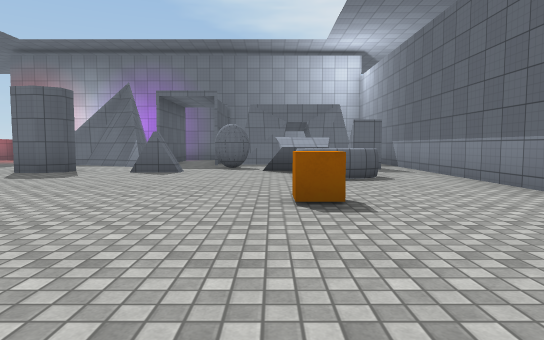
View 1 (above)

17 first-person views from a walk through a scene from a Unity 3-D project. The camera is 1.2 m above the floor, tilts 4° down and sees 75° across. The floor is counted in squares, 2 m on a side. Each view is taken from the middle of a square. On the plan, view 1 faces up. The plan holds only what a view shows up to about 10 squares ahead; the rest is blank. The place goes on beyond the plan. The player character is not drawn. Surface patterns are stand-ins for the level's own textures.

View 2
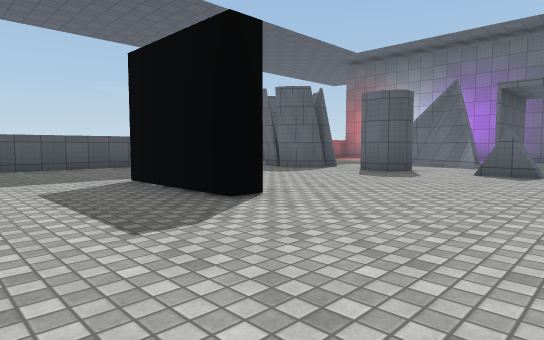

View 3
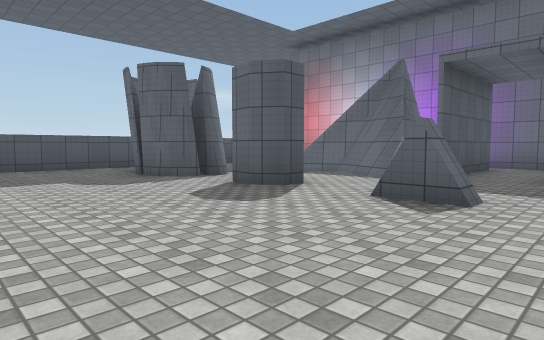

View 4
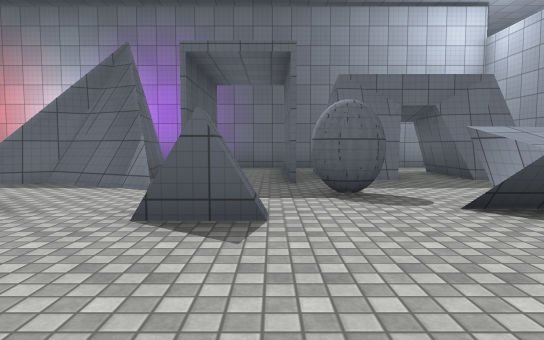

View 5
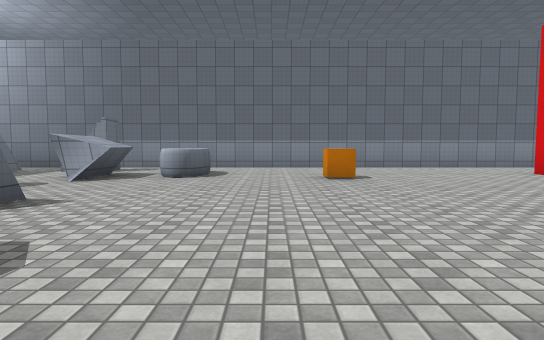

View 6
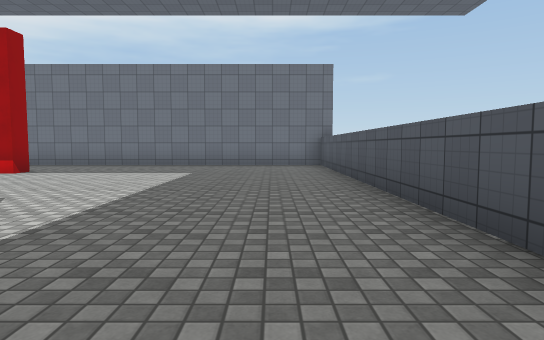

View 7
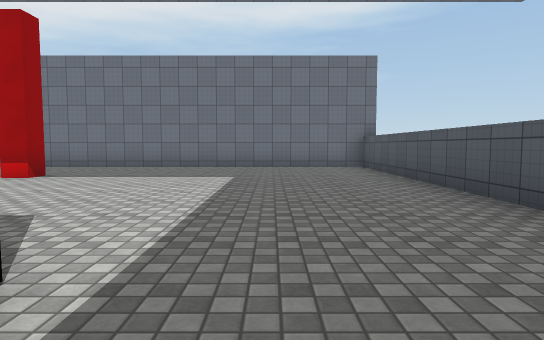

View 8
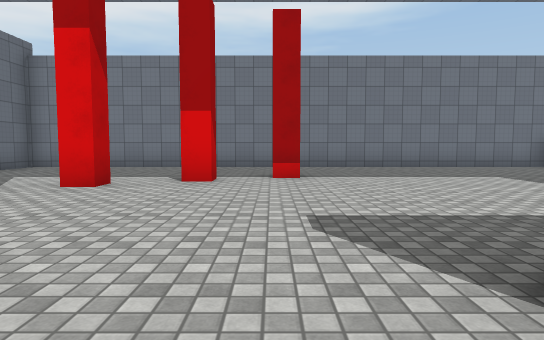

View 9
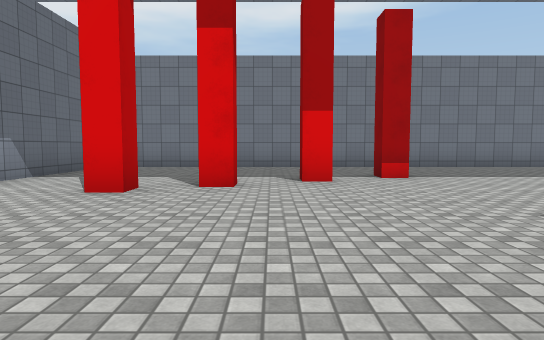

View 10
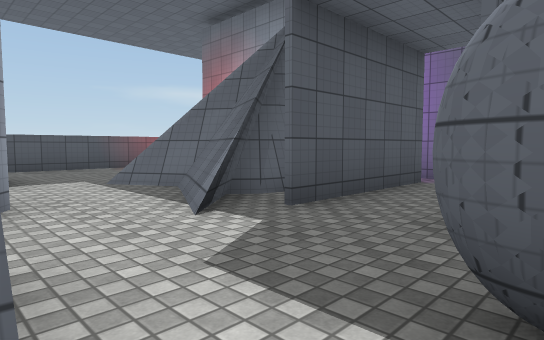

View 11
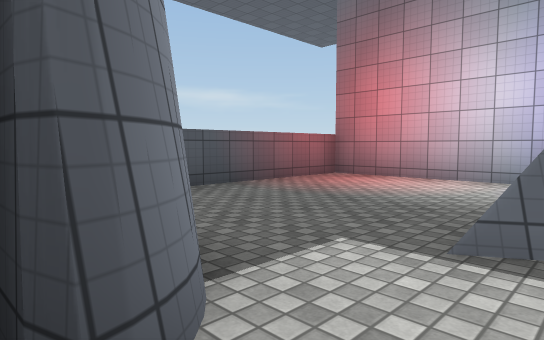

View 12
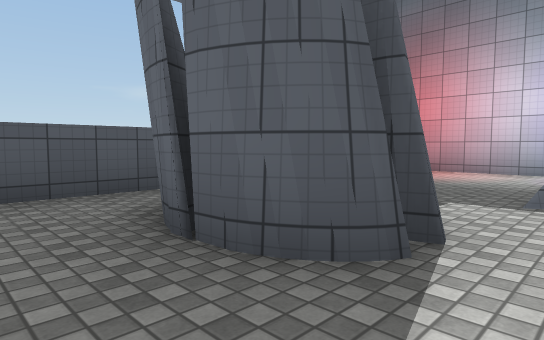

View 13
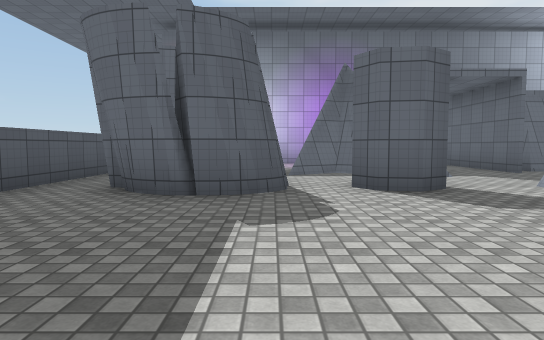

View 14
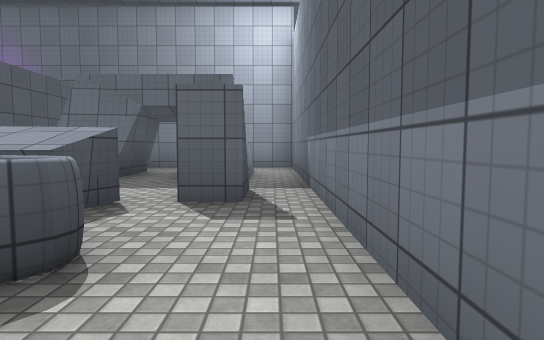

View 15
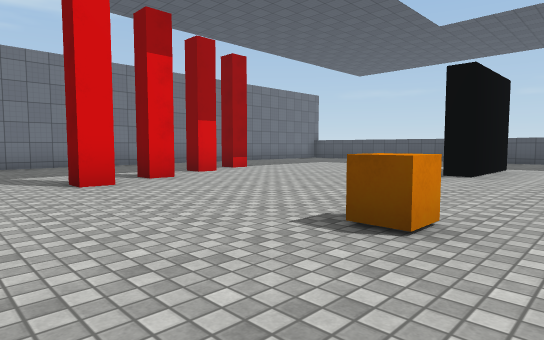

View 16
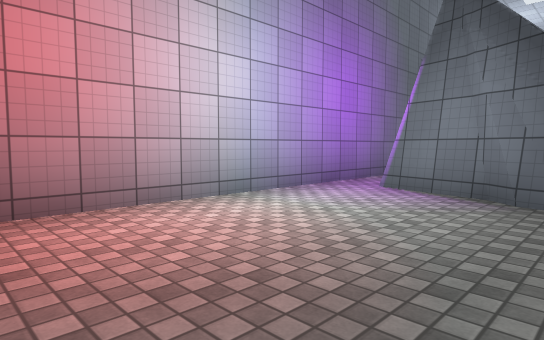

View 17
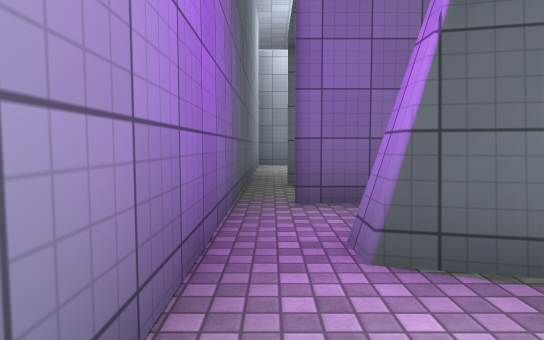

### Floor plan
Points are (right, up) in squares from view 1. A wall is a line through its corners. A room is listed if a view was taken in it or the views show most of it. See-through windows are left out.
Room 1 (views 1, 2, 3, 4, 5, 6, 7, 8, 9, 10, 11, 12, 13, 14, 15)
walls: (-6, 2.5) (-6.9, 2.5); (-6.9, 3) (-4.2, 3) (-4.2, 2.5); (-4.6, 8.4) (-4.6, 7.9) (-5, 7.6) (-5.6, 7.7) (-5.9, 8.1); (-7, 7.6) (-7.5, 7.2) (-8.4, 7.2); (-7.4, 7.3) (-7.9, 7.2) (-8.2, 7.6); (-6.7, 8.3) (-7.1, 8.1); (-7, 8.2) (-7.5, 8.2); (-8.3, 7.5) (-8.1, 7.1); (0.3, 8.1) (0.2, 8.9); (-0.5, -1.1) (0, -1.1); (-3.7, 10.2) (-5.5, 11.2); (1.2, 7.8) (0.3, 7.8); (-4.6, 10.6) (-5.7, 11.1) (-6.3, 10.7); (0.9, -0.5) (1.4, -0.5); (-2, -2.4) (-2, -1.9) (-1.5, -1.9); (-1.7, 10.5) (-1.7, 13.9); (-3.5, -3) (-3.5, -2.5) (-3, -2.5); (-5.5, 11) (-6.7, 10.3); (1.4, 8.8) (1.3, 8.4); (1.4, 8.8) (1.3, 8.1); (-10.5, 8.4) (-10.5, -5.6) (-4.5, -5.6); (-0.5, 11.4) (-1, 11.3) (-1, 11.6); (3.5, -0.6) (3.5, 14.1); (1.7, 11.4) (1.2, 11.5); (2.6, 11.2) (1.4, 11.2) (1.4, 13); (-3.3, 13.9) (-3.3, 10.6); (0.3, 13) (0.3, 11.2); (2.5, 12.9) (2.5, 11.9); (3.6, 14.4) (-3.6, 14.4)
low walls: (-3.5, 9.8) (-5.6, 10.8); (-3.7, 10) (-5.2, 10.8); (1.3, 8.1) (0.3, 8.1); (1.3, 8.4) (0.5, 8.4); (0.3, 11.2) (-1, 11.2)
ways out: opening at (-10, 8) to room 2; opening at (-6.5, 9.5) to room 2; opening at (-2.7, -3.3) to room 3; opening at (2.5, -1) to room 3; opening at (-3, 14) to room 4
objects: other object (1, 4)
Room 2 (views 16, 17)
walls: (-5.8, 11.9) (-5.5, 12.1) (-5.2, 13.4) (-4.6, 13.4); (-4.6, 14.4) (-10.5, 14.4) (-10.5, 8.4)
ways out: opening at (-10, 8) to room 1; opening at (-6.5, 9.5) to room 1; opening at (-5, 14) to room 4
Room 3 (no view inside)
walls: (-0.5, -1.6) (-0.5, -1.1); (-1.5, -1.9) (-1.5, -2.4); (0.9, -1) (0.9, -0.5); (1.4, -0.5) (1.4, -1); (-3, -2.5) (-3, -3); (-4.5, -5.6) (3.5, -5.6) (3.5, -0.6)
ways out: opening at (-2.7, -3.3) to room 1; opening at (2.5, -1) to room 1
Room 4 (no view inside)
walls: (-4.6, 13.4) (-4.4, 12.5); (-3.3, 12.8) (-3.3, 13.9); (-3.6, 14.4) (-4.6, 14.4); (-4.3, 11.4) (-4.6, 11) (-3.5, 9.8)
ways out: opening at (-3, 14) to room 1; opening at (-5, 14) to room 2

Where each view was taken, in squares from view 1:
view 1: 0 up, 0 right, facing up
view 2: 0 up, 1 left, facing up-left
view 3: 4 up, 1 left, facing up-left
view 4: 5 up, 2 left, facing up
view 5: 5 up, 6 left, facing right
view 6: 5 up, 9 left, facing down
view 7: 4 up, 8 left, facing down
view 8: 4 up, 3 left, facing down
view 9: 4 up, 1 left, facing down
view 10: 8 up, 1 left, facing up-left
view 11: 8 up, 6 left, facing up-left
view 12: 6 up, 6 left, facing up-left
view 13: 3 up, 7 left, facing up
view 14: 5 up, 3 right, facing up
view 15: 5 up, 3 right, facing down-left
view 16: 11 up, 10 left, facing up-right
view 17: 14 up, 7 left, facing right
